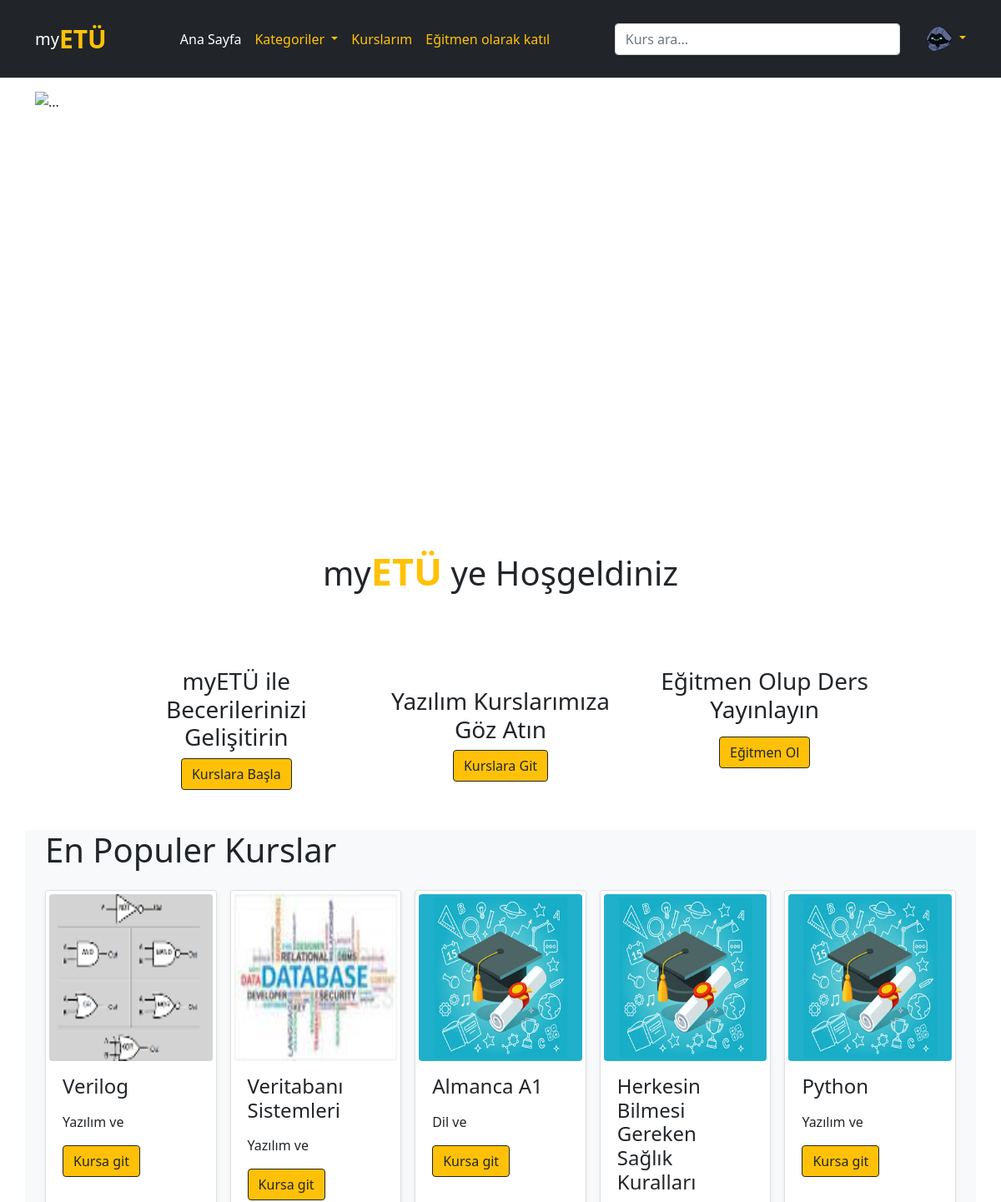
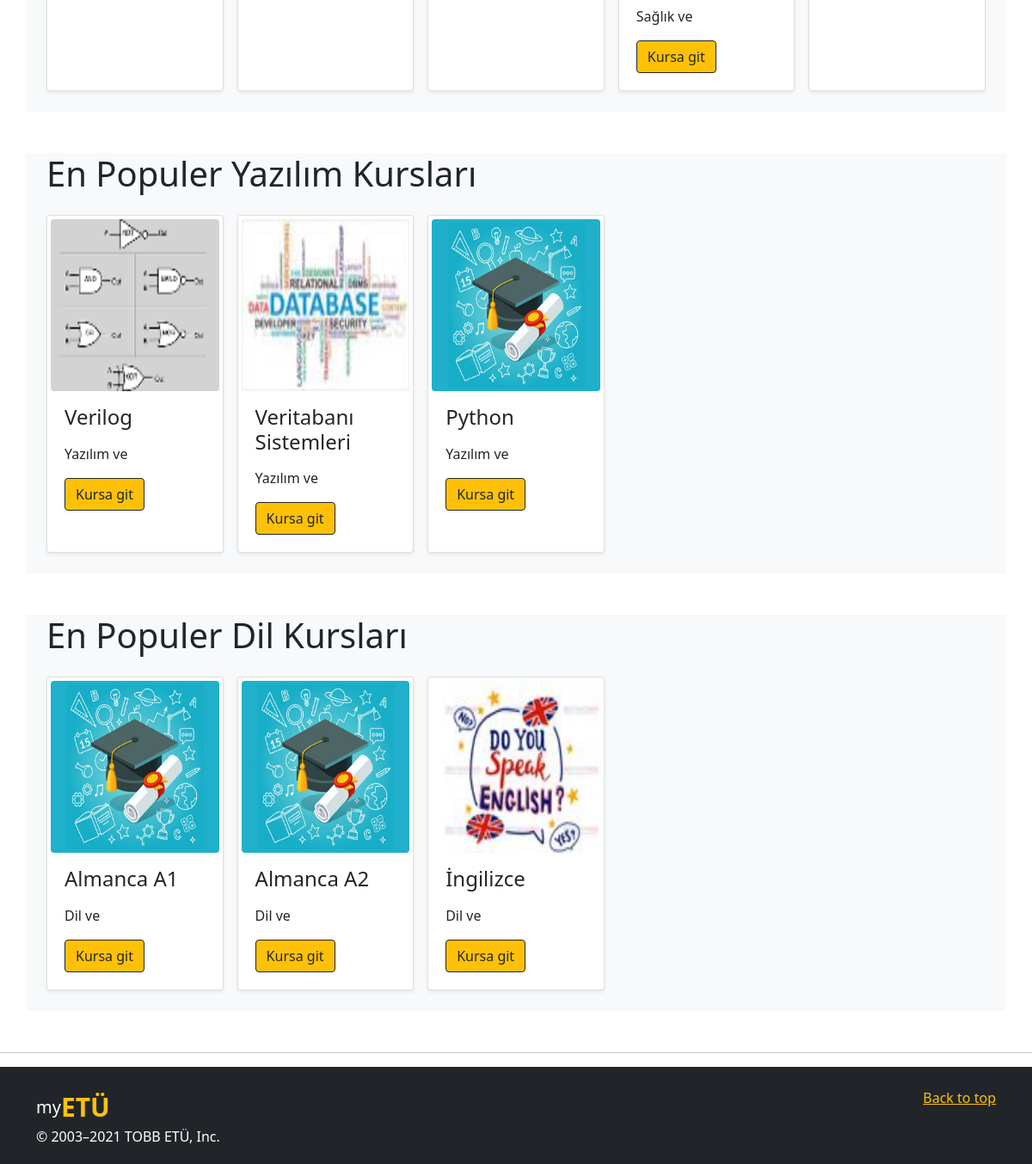
Page / (signed in) on the committed database (2 pictures, top to bottom).
### website/models.py (models this page shows, shortened)
class User(db.Model, UserMixin):
    id = db.Column(db.Integer, primary_key=True, nullable=False)
    email = db.Column(db.String(150), unique=True, nullable=False)
    password = db.Column(db.String(150), nullable=False)
    first_name = db.Column(db.String(50), nullable=False)
    last_name = db.Column(db.String(50), nullable=False)
    date = db.Column(db.DateTime(timezone=True), default=func.now())
    role = db.Column(db.Integer, default = 0)
    unvan = db.Column(db.String(40))
    adres = db.Column(db.String(50))
    telefon = db.Column(db.String(12))
    github = db.Column(db.String(40))
    twitter = db.Column(db.String(40))
    instagram = db.Column(db.String(40))
    linkedin = db.Column(db.String(40))
    subscriptions = db.relationship('Kurs', secondary = 'subs', backref = db.backref('subscribers', lazy = 'dynamic'))
    kurs_yorumlar = db.relationship('KursYorum')
    ders_yorumlar = db.relationship('DersYorum')
    image_file = db.Column(db.String(20), nullable=False, default='default.jpg')

class Kurs(db.Model):
    id = db.Column(db.Integer, primary_key=True)
    isim = db.Column(db.String(200))
    kategori = db.Column(db.String(200))
    date = db.Column(db.DateTime(timezone=True), default=func.now())
    kisa_aciklama = db.Column(db.String(100), nullable = True)
    uzun_aciklama = db.Column(db.String(2000), nullable = True)
    dersler = db.relationship('Ders')
    yorumlar = db.relationship('KursYorum')
    egitmen_id = db.Column(db.Integer, db.ForeignKey('egitmen.id'))
    image_file = db.Column(db.String(20), nullable=False, default='default.jpg')

### website/views.py (the view)
@views.route('/', methods=['GET', 'POST'])
@login_required
def home():
    if request.method == 'POST':
        looking_for = request.form.get('arama')
        if looking_for:
            return redirect(url_for('views.arama', looking_for = looking_for))
    result = db.engine.execute("SELECT Kurs.id,isim,kategori,first_name,last_name, Kurs.image_file, Kurs.date AS kurs_date FROM Kurs, User WHERE Kurs.egitmen_id = User.id AND Kurs.id IN (SELECT kurs_id FROM subs GROUP BY kurs_id ORDER BY COUNT(*) DESC LIMIT 5)")
    result2 = db.engine.execute("SELECT Kurs.id,isim,kategori,first_name,last_name, Kurs.image_file, Kurs.date AS kurs_date"+
            " FROM Kurs, User" +
            " WHERE Kurs.egitmen_id = User.id AND Kurs.id IN" +
            " (SELECT kurs_id" +
            " FROM subs" +
            " WHERE kurs_id IN (SELECT id FROM Kurs WHERE kategori = \"Yazılım\")" +
            " GROUP BY kurs_id" +
            " ORDER BY COUNT(*)" +
            " DESC LIMIT 3)")
    result3 = db.engine.execute("SELECT Kurs.id,isim,kategori,first_name,last_name, Kurs.image_file, Kurs.date AS kurs_date"+
            " FROM Kurs, User" +
            " WHERE Kurs.egitmen_id = User.id AND Kurs.id IN" +
            " (SELECT kurs_id" +
            " FROM subs" +
            " WHERE kurs_id IN (SELECT id FROM Kurs WHERE kategori = \"Dil\")" +
            " GROUP BY kurs_id" +
            " ORDER BY COUNT(*)" +
            " DESC LIMIT 3)")
    return render_template("home.html", user=current_user, query = result, query2 = result2, query3 = result3)

### website/__init__.py (called while the page is built)
@login_manager.user_loader
def load_user(id):
    return User.query.get(int(id))

### website/templates/home.html (shortened to what this page needs)
<!doctype html>
<html lang="en">
<head>
    <link rel="stylesheet" href="https://stackpath.bootstrapcdn.com/bootstrap/4.4.1/css/bootstrap.min.css"
 />
    <link rel="stylesheet" href="https://stackpath.bootstrapcdn.com/font-awesome/4.7.0/css/font-awesome.min.css"
 />
    <link href="https://cdn.jsdelivr.net/npm/bootstrap@5.0.2/dist/css/bootstrap.min.css" rel="stylesheet"
>
</head>
<body>
    <header class="p-4 mb-3 border-bottom bg-dark text-white">
        <div class="container">
            <div class="d-flex flex-wrap align-items-center justify-content-center justify-content-lg-start">
                <a href="/" style="font-size: 20px;"
                    class="d-flex align-items-center mb-2 mb-lg-0 text-white text-decoration-none">my<span
                        style="font-weight: bold; font-size: 30px;" class="text-warning">ETÜ</span></a>
                <ul class=" text-warning nav col-12 col-lg-auto me-lg-auto mb-2 justify-content-center mb-md-0">
                    <li><a href="/" class="nav-link px-2 text-white">Ana Sayfa</a></li>
                    <li class="dropdown"><a class="dropdown-toggle nav-link px-2 text-warning" data-toggle="dropdown"
                            href="#">Kategoriler </a>
                    </li>
                    <li><a href="/kurslarım" class="nav-link px-2 text-warning">Kurslarım</a></li>
                    {% if current_user.role == 0 %}
                    <li><a href="/egitmen_ol" class="nav-link px-2 text-warning">Eğitmen olarak katıl</a></li>
                    {% else %}
                    <li><a href="/egitmenkurslari" class="nav-link px-2 text-warning">Yayınlanan Kurslar</a></li>
                    {% endif %}
                </ul>
                <form class="col-12 col-lg-4 mb-3 mb-lg-0 me-lg-3" method="POST">
                    <input type="search" class="form-control form-control-dark" placeholder="Kurs ara..."
                        aria-label="Search" name=arama id=arama>
                </form>
                <div class="dropdown text-right">
                    <a href="#" class="d-block link-warning text-decoration-none dropdown-toggle " id="dropdownUser1"
                        data-bs-toggle="dropdown" aria-expanded="false">
                        <img src="../static/profile_pics/{{current_user.image_file}}" alt="mdo" width="32" height="32"
                            class="rounded-circle">
                    </a>
                </div>
            </div>
        </div>
    </header>
    <div class="container">
        <div id="carouselExampleCaptions" class="carousel  slide" data-bs-ride="carousel">
            <div class="carousel-indicators">
                <button type="button" data-bs-target="#carouselExampleCaptions" data-bs-slide-to="0" class="active"
                    aria-current="true" aria-label="Slide 1"></button>
                <button type="button" data-bs-target="#carouselExampleCaptions" data-bs-slide-to="1"
                    aria-label="Slide 2"></button>
                <button type="button" data-bs-target="#carouselExampleCaptions" data-bs-slide-to="2"
                    aria-label="Slide 3"></button>
            </div>
            <div class="carousel-inner">
                <div class="carousel-item active">
                    <img height="500"
                        src="https://images.ctfassets.net/hrltx12pl8hq/6f2M9koJF7uhwGGao7WCX5/8683a9c8388dada729c7caeefc87872b/compressed_shutterstock_1274296330.jpg?fit=fill&w=800&h=300"
                        class="d-block w-100" alt="...">
                    <div class="carousel-caption d-none d-md-block">
                        <h2>Eğitim Karanlıktan Aydınlığa Olan Harekettir</h2>
                    </div>
                </div>
            </div>
            <button class="carousel-control-prev" type="button" data-bs-target="#carouselExampleCaptions"
                data-bs-slide="prev">
                <span class="carousel-control-prev-icon" aria-hidden="true"></span>
            </button>
            <button class="carousel-control-next" type="button" data-bs-target="#carouselExampleCaptions"
                data-bs-slide="next">
                <span class="carousel-control-next-icon" aria-hidden="true"></span>
            </button>
        </div>
    </div>
    <div class="container mt-5 text-center">
        <div class="text-center align-items-center">
            <H1>my<span style="font-weight: bold; font-size: 45px;" class="text-warning">ETÜ</span> ye Hoşgeldiniz</H1>
        </div>
        <div class="row my-5">
            <div class="col-sm-1"></div>
            <div class="col-sm-10">
                <div class="row">
                    <div class="col-sm-4 text-center">
                        <h3 class="mt-3">myETÜ ile Becerilerinizi Gelişitirin</h3>
                        <a href="/kurslarım" class="btn btn-outline-dark btn-warning">Kurslara Başla</a>
                    </div>
                    <div class="col-sm-4 text-center">
                        <br>
                        <h3 class="mt-3"> Yazılım Kurslarımıza Göz Atın </h3>
                        <a href="/arama/Yazılım" class="btn btn-outline-dark btn-warning">Kurslara Git</a>
                    </div>
                    <div class="col-sm-4 text-center">
                        <h3 class="mt-3 mb-3"> Eğitmen Olup Ders Yayınlayın </h3>
                        {% if current_user.role == 0 %}
                        <a href="/egitmen_ol" class="btn btn-outline-dark btn-warning">Eğitmen Ol </a>
                        {% else %}
                        <a href="/egitmenkurslari" class="btn btn-outline-dark btn-warning">Ders Yayınla </a>
                        {% endif %}
                    </div>
                </div>
            </div>
            <div class="col-sm-1"></div>
        </div>
    </div>
    <div class="container bg-light pb-4">
        <div class="container-fluid mt-5">
            <h1 class="fw-light text-dark">En Populer Kurslar</h1>
            <div class="row row-cols-2 row-cols-sm-3 row-cols-md-4 row-cols-lg-5 g-3 mt-2">
                {% for item in query %}
                <div class="col">
                    <div class="card p-1 h-100 shadow-sm">
                        <img class="rounded" src="static/kurs_pics/{{item.image_file}}" alt="{{item.isim}}"
                            class="rounded-rect" width="100%" height="200">
                        <div class="card-body">
                            <h4>{{item.isim}}</h4>
                            <p class="card-text">{{item.kategori}} ve {{item.egitmen_id}}</p>
                            <div class="d-flex justify-content-between align-items-center">
                                <a href="kurs_profil/{{item.id}}" type="button"
                                    class="btn btn-outline-dark btn-warning">Kursa git</a>
                            </div>
                        </div>
                    </div>
                </div>
                {% endfor %}
            </div>
        </div>
    </div>
    <div class="container bg-light pb-4">
        <div class="container-fluid mt-5">
            <h1 class="fw-light text-dark">En Populer Yazılım Kursları</h1>
            <div class="row row-cols-2 row-cols-sm-3 row-cols-md-4 row-cols-lg-5 g-3 mt-2">
                {% for item in query2 %}
                <div class="col">
                    <div class="card p-1 h-100 shadow-sm">
                        <img class="rounded" src="static/kurs_pics/{{item.image_file}}" alt="{{item.isim}}"
                            class="rounded-rect" width="100%" height="200">
                        <div class="card-body">
                            <h4>{{item.isim}}</h4>
                            <p class="card-text">{{item.kategori}} ve {{item.egitmen_id}}</p>
                            <div class="d-flex justify-content-between align-items-center">
                                <a href="kurs_profil/{{item.id}}" type="button"
                                    class="btn btn-outline-dark btn-warning">Kursa git</a>
                            </div>
                        </div>
                    </div>
                </div>
                {% endfor %}
            </div>
        </div>
    </div>
    <div class="container bg-light pb-4">
        <div class="container-fluid mt-5">
            <h1 class="fw-light text-dark">En Populer Dil Kursları</h1>
            <div class="row row-cols-2 row-cols-sm-3 row-cols-md-4 row-cols-lg-5 g-3 mt-2">
                {% for item in query3 %}
                <div class="col">
                    <div class="card p-1 h-100 shadow-sm">
                        <img class="rounded" src="static/kurs_pics/{{item.image_file}}" alt="{{item.isim}}"
                            class="rounded-rect" width="100%" height="200">
                        <div class="card-body">
                            <h4>{{item.isim}}</h4>
                            <p class="card-text">{{item.kategori}} ve {{item.egitmen_id}}</p>
                            <div class="d-flex justify-content-between align-items-center">
                                <a href="kurs_profil/{{item.id}}" type="button"
                                    class="btn btn-outline-dark btn-warning">Kursa git</a>
                            </div>
                        </div>
                    </div>
                </div>
                {% endfor %}
            </div>
        </div>
    </div>
    <hr class="featurette-divider bg-dark mt-5">
    <div class="bg-dark pt-4 pb-1  ">
        <footer class="container bg-dark ">
            <p class="float-end"><a class="text-warning" href="#">Back to top</a></p>
            <a href="/" style="font-size: 20px;"
                class="d-flex align-items-center mb-2 mb-lg-0 text-white text-decoration-none">my<span
                    style="font-weight: bold; font-size: 30px;" class="text-warning">ETÜ</span></a>
            <p class="text-white">&copy; 2003–2021 TOBB ETÜ, Inc.</p>
        </footer>
    </div>
</body>
</html>

### rows in the picture
User: image_file (picture)
Kurs: image_file (picture), isim "Verilog", kategori "Yazılım"
Kurs: image_file (picture), isim "Veritabanı Sistemleri", kategori "Yazılım"
Kurs: image_file (placeholder picture), isim "Almanca A1", kategori "Dil"
Kurs: image_file (placeholder picture), isim "Herkesin Bilmesi Gereken Sağlık Kuralları", kategori "Sağlık"
Kurs: image_file (placeholder picture), isim "Python", kategori "Yazılım"
Kurs: image_file (placeholder picture), isim "Almanca A2", kategori "Dil"
Kurs: image_file (picture), isim "İngilizce", kategori "Dil"
